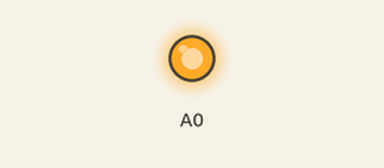
Recording of a sketch running on a simulated Arduino Uno, built with avr-gcc and run on an emulated ATmega328P. Parts: output pins drawn as LEDs (lit = HIGH).

Above: at 0.1 s.
Timing chart, 0 to 1.6 s (numbered marks = the images above):
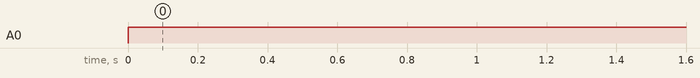

Measured:
- by itself, A0: LOW → HIGH at 0.00 s

The sketch:

basic-led.ino
```cpp
void setup() {
  // Wire up the LED's anode (long leg, positive) to pin A0.
  // Pin A0 needs to be an output so we can turn the LED on.
  pinMode(A0, OUTPUT);

}

void loop() {
  // Turn on the LED.
  digitalWrite(A0, HIGH);
}
```
